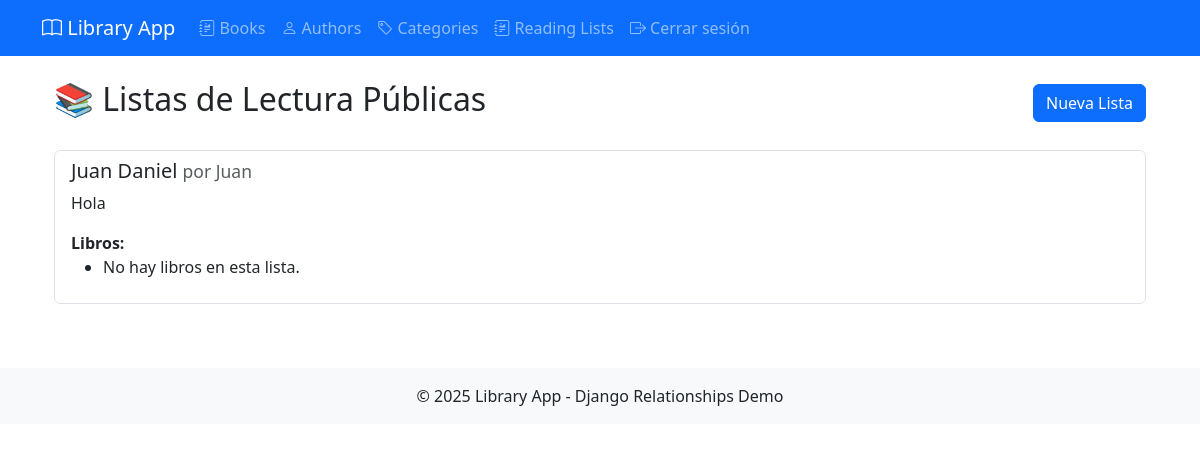
/reading-lists/ (signed in), run on an earlier commit of the app's database.
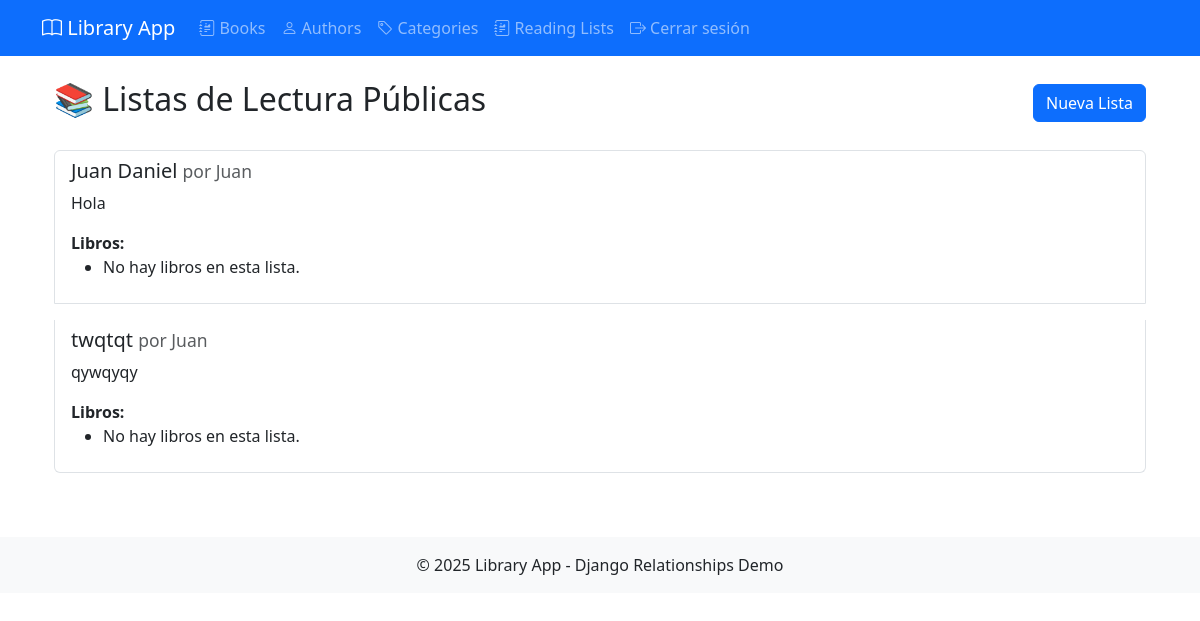
And on a later commit of the database.
### users/models.py (models this page shows, shortened)
class ReadingList(models.Model):
    user = models.ForeignKey(LibraryUser, on_delete=models.CASCADE, related_name='reading_lists')
    name = models.CharField(max_length=100)
    description = models.TextField(blank=True)
    books = models.ManyToManyField(Book, related_name='in_reading_lists')
    is_public = models.BooleanField(default=False)
    created_at = models.DateTimeField(auto_now_add=True)

class LibraryUser(AbstractUser):
    bio = models.TextField(blank=True)
    favorite_categories = models.ManyToManyField(Category, blank=True, related_name='fans')
    profile_image = models.ImageField(upload_to='user_profiles/', blank=True)

### users/views.py (the view)
# urls.py: path('reading-lists/', views.all_reading_list, name='all_reading_list'),
@login_required
def all_reading_list(request):
    books_queryset = Book.objects.all()
    reading_lists = ReadingList.objects.filter(is_public=True).prefetch_related(
        Prefetch('books', queryset=books_queryset),  # Precarga los libros
        'user'
    )
    return render(request, 'users/all_reading_list.html', {'reading_lists': reading_lists})

### users/templates/users/all_reading_list.html (shortened to what this page needs)
{% extends 'base.html' %}
{% block content %}
<div class="container mt-4">
    <div class="d-flex justify-content-between align-items-center mb-4">
        <h2>📚 Listas de Lectura Públicas</h2>
        <a href="{% url 'create_reading_list' %}" class="btn btn-primary">
            Nueva Lista
        </a>
    </div>
    {% if reading_lists %}
        <div class="list-group">
            {% for lista in reading_lists %}
                <div class="list-group-item mb-3">
                    <h5>{{ lista.name }} <small class="text-muted">por {{ lista.user.username }}</small></h5>
                    <p>{{ lista.description }}</p>
                    <strong>Libros:</strong>
                    <ul>
                        {% for libro in lista.books.all %}
                            <li>{{ libro.title }}</li>
                        {% empty %}
                            <li>No hay libros en esta lista.</li>
                        {% endfor %}
                    </ul>
                </div>
            {% endfor %}
        </div>
    {% else %}
        <p>No hay listas de lectura públicas disponibles.</p>
    {% endif %}
</div>
{% endblock %}

What changed in the data, as far as the page shows it:
added ReadingList: name "twqtqt", user.username "Juan", description "qywqyqy"
